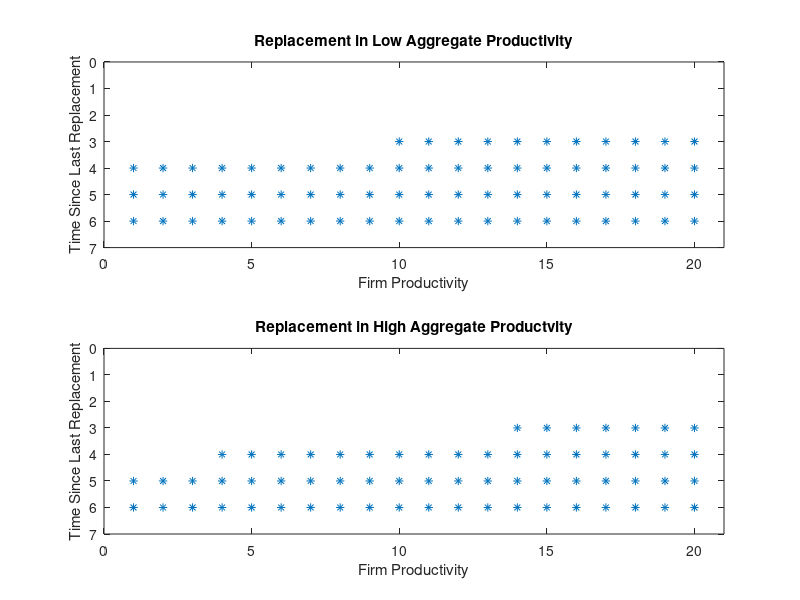
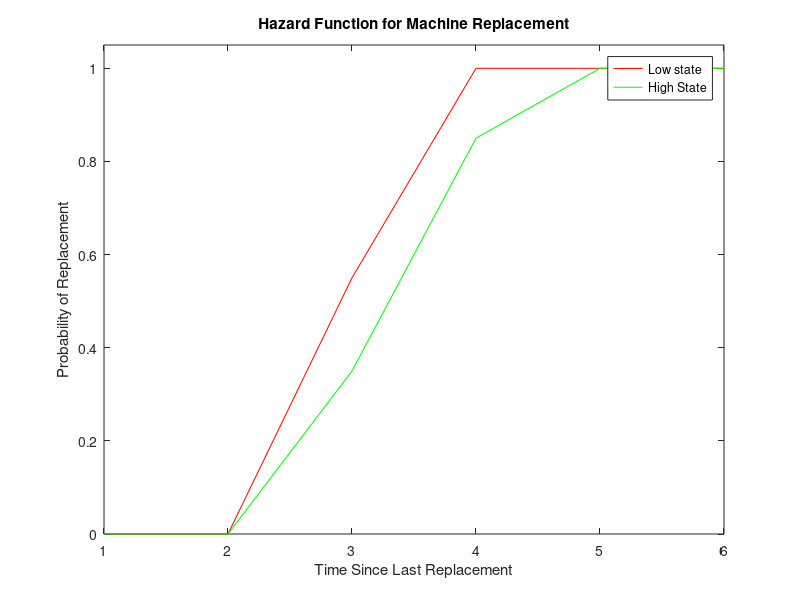
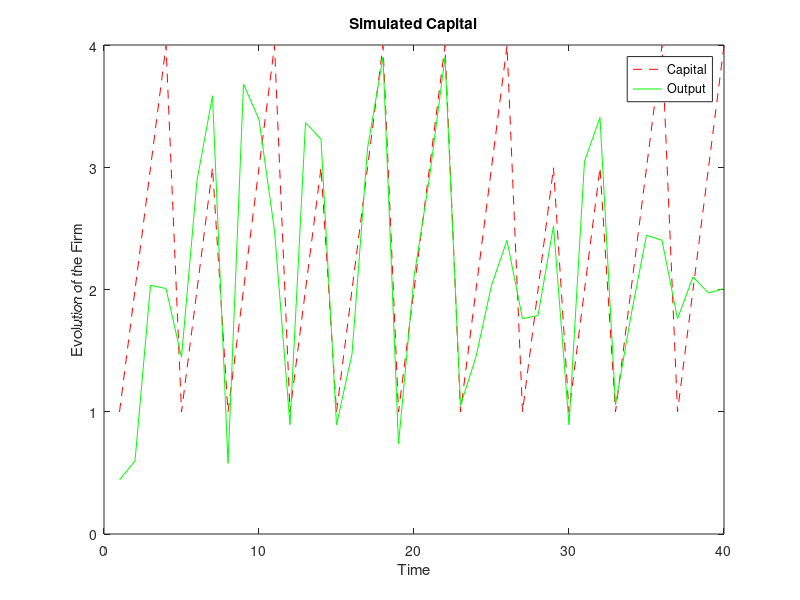
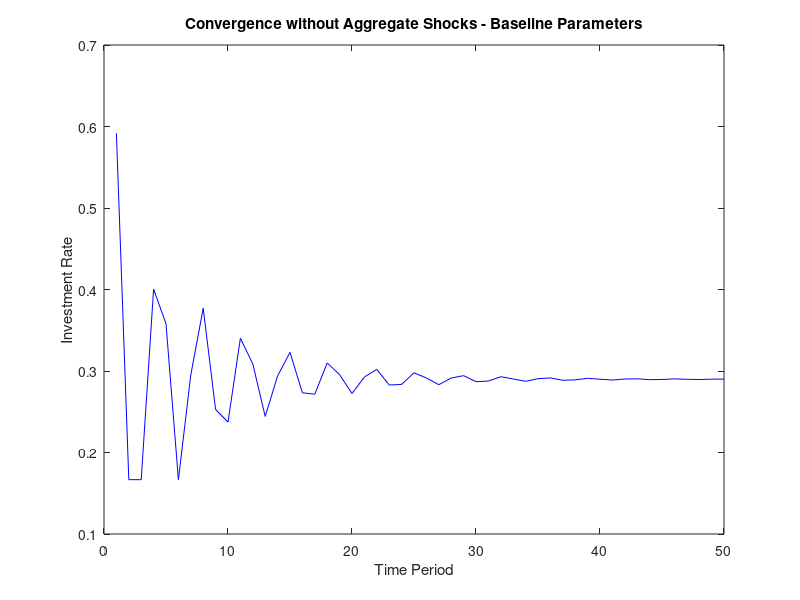

Write MATLAB code to recreate these figures, in order. (Note: this script raises an error after producing the figures.)
%% Machine Replacement and the Business Cycle: Lumps & Bumps (Replication)

%% Value Function
% V(k,A,e) = max[V^r(k,A,e), V^n(k,A,e)]
% where V^n(k,A,e) = Aef(k) + BEV(pk,A',e') and
% V^r(k,A,e) = Aef(k)lamda - F + BEV(1,A',e')

% Parameter Value Allocation
AH = 1.25;
AL = 0.75;
A = [AH,AL];
delta = 0.1;
beta = 0.9;
mu = 1;
rho = 1-delta;
F = 0.2;
lambda = 0.75;
N = 20;
R = 6; % Periods after which capital will be replaced
% Create a transition matrix with diagonal elements set to 0.9
P=[0.9,0.1;0.1,0.9];

% epsilon grid
e_min = 0.4;
e_max = 1.6;

e = linspace(e_min,e_max,N)';

% Capital Stock

k = [1, cumprod(rho*ones(1,R - 1))];

% I.I.D Shocks


%% 1. Initialzing objects

% (a) Creating a 3D revenue function on n-gridpoints            

s = e*k;
rev = s*A(1);
rev(:,:,2)= s*A(2);

% (b), (c) and (d) 3D guess for the Value Functions

V_R = ones(size(rev));  % Replacement V guess
V_N = zeros(size(rev));  % No Replacement V guess
V0 = max(V_R,V_N);       % V0 guess 
 
tol = 10^(-9);           % Tolerance level

%% 2. VFI Loop - Parts (a), (b), and (c)

dif=1;
count=0;
maxits=10^9;

tic
while dif>tol && count<maxits
    z0 = zeros(size(rev));  % Policy Function
    for i=1:2
        V_R(:,:,i)= rev(:,:,i)*lambda -F + beta*(P(i,1)*repmat(V0(:,1,1),1,R)+P(i,2)*repmat(V0(:,1,2),1,R));
        for j=1:R-1
            V_N(:,j,i)= rev(:,j,i)+beta*(P(i,1)*V0(:,j+1,1)+P(i,2)*V0(:,j+1,2));
        end
    end
    V1 = max(V_R,V_N);
    z0(V1==V_R)=1;
    dif=max(max(max(abs(V1-V0))));
    count=count+1;
    V0=V1;
end
toc

%% 3. Cutoff level is R=6 as we specified, so the new cutoff level will be R+1=7

R_new = 7;

k1 = [1, cumprod(rho*ones(1,R_new - 1))];

% (a) Creating a 3D revenue function on n-gridpoints            

s1 = e*k1;
rev1 = s1*A(1);
rev1(:,:,2)= s1*A(2);

% (b), (c) and (d) 3D guess for the Value Functions

V_R1 = ones(size(rev1));  % Replacement V guess
V_N1 = zeros(size(rev1));  % No Replacement V guess
V00 = max(V_R1,V_N1);       % V0 guess 
 
tol = 10^(-9);           % Tolerance level


dif=1;
count=0;
maxits=10^9;

tic
while dif>tol && count<maxits
    z01 = zeros(size(rev1));  % Policy Function
    for i=1:2
        V_R1(:,:,i)= rev1(:,:,i)*lambda -F + beta*(P(i,1)*repmat(V00(:,1,1),1,R_new)+P(i,2)*repmat(V00(:,1,2),1,R_new));
        for j=1:R_new-1
            V_N1(:,j,i)= rev1(:,j,i)+beta*(P(i,1)*V00(:,j+1,1)+P(i,2)*V00(:,j+1,2));
        end
    end
    V11 = max(V_R1,V_N1);
    z01(V11==V_R1)=1;
    dif=max(max(max(abs(V11-V00))));
    count=count+1;
    V00=V11;
end
toc

%% 4. Spy Plot

figure(1)
subplot(2,1,1)
spy(z0(:,:,1)')
xlabel('Firm Productivity')
ylabel('Time Since Last Replacement')
title('Replacement in Low Aggregate Productivity')

subplot(2,1,2)
spy(z0(:,:,2)')
xlabel('Firm Productivity')
ylabel('Time Since Last Replacement')
title('Replacement in High Aggregate Productvity')

% The policy function implies that when the capital becomes old (reaches
% the cutoff), firms engage in investment for capital replacement and are
% more prone toward investment when the vintage of capital is older than 5
% years. Consequently, firms are more likely to invest in high aggregate productivity
% state than low aggregagate productivity state when they encounter high
% idiosycratic risk. (Implication is based on results described in Cooper,
% Haltiwanger, Power (1999)).

%% 5. Hazard Function for Capital Replacement H(k,A)

H = zeros(R,2);

for i=1:2
    for j=1:R
        H(j,i)=sum(z0(:,j,i))/N;
    end
end

time = 1:R ;

figure(2)
plot(time,H(:,1), 'r',time,H(:,2),'g')
title('Hazard Function for Machine Replacement')
xlabel('Time Since Last Replacement')
ylabel('Probability of Replacement')
legend('Low state','High State','Location','best')
xlim([1 R])
ylim([0 1.05])

%% 6. Time Series

ts=40;
T=160;
Time=(1:ts);
E=randi(N,1,ts);
esim=e(E);

AT=zeros(1,T);
AT(1)=2;

for i=2:T
    if AT(i-1)==1
        AT(i)=randsample(1:2,1,true,P(1,:));
    else
        AT(i)=randsample(1:2,1,true,P(2,:));
    end
end

Asim=A(AT);

Y=zeros(1,ts);
K=zeros(1,ts+1);
K(1)=1;
sim_K=zeros(1,ts+1);
sim_K(1)=1;

for i=1:ts
    simoutput(i)=K(K(i))*Asim(i)*esim(i)*(1-z0(E(i),K(i),AT(i)))+z0(E(i),K(i),AT(i))*(lambda*K(K(i))*Asim(i)*esim(i)-F);
    if z0(E(i),K(i),AT(i))==1
        K(i+1)=1;
        sim_K(i+1)=K(K(i+1));
    else
        K(i+1)=K(i)+1;
        sim_K(i+1)=K(K(i+1));
    end
end

figure(3)
plot(Time,sim_K(1:ts),'r--',Time,simoutput,'g-')
title('Simulated Capital')
xlabel('Time')
ylabel('Evolution of the Firm')
ylim([0 max(simoutput)+0.1])
legend('Capital','Output','location','best')


%% 7. Investment Rate

tt=50;
n=6;                     % Setting a specific number of firms
ir=zeros(tt,1);
w=zeros(N,tt+1);
w(:,1)=ones(N,1);        % 1 firm at each vintage of capital to start
A_index=1;               % Fixing Aggregate Productivity Shock

for i=1:tt
    for j=1:n
    ir(i)=ir(i)+H(j,A_index)*w(j,i);
    end
    w(1,i+1)=ir(i);
    for j=2:n
        w(j,i+1)=(1-H(j-1,A_index))*w(j-1,i);
    end
end

ir=ir/n;

figure(4)
plot(1:tt,ir,'blue')
title('Convergence without Aggregate Shocks - Baseline Parameters')
xlabel('Time Period')
ylabel('Investment Rate')

%% 8. A follows a Markov process

ir2=zeros(T-1,1);
w1=zeros(n,T);
w1(:,1)=ones(n,1); 

for i=1:T-1
    for j=1:n
    ir2(i)=ir2(i)+H(j, AT(i))*w1(j,i);
    end
    w1(1,i+1)=ir2(i);
    for j=2:n
        w1(j,i+1)=(1-H(j-1,AT(i)))*w1(j-1,i);
    end
end

ir2=ir2/n;

figure(5)
[y,line1,line2]=plotyy(1:T-1,ir2,1:T,Asim);
line1.Color = 'blue'; 
line2.Color = 'red';
ylabel(y(1),'Investment Rate',Color="black")
ylabel(y(2),'Aggregate State',Color="black")
xlabel('period','FontWeight','bold')
line2.LineStyle=':';
line2.Marker='*';
title('Aggregate Investment Fluctuations - Baseline Simulation')

%% 9. Implications

% Figures 4 and 5 demonstrate the fluctuations of aggregate investment
% starting from a given number of producers across the state space
% of capital distribution without aggregate uncertainty. In the initial
% state, there is a large amount of capital investment since firms start
% with old vintages of capital in their production process. As we see in
% the simulations across time periods, distribution of new capital evolves
% and eventually converges into steady state-like investment behavior.

% Moreover, as productivity shifts from low to high state, there is
% evidence of lumpy investment shown by investment spikes. Figures 4 and
% 5 demonstrate this behavior in firms when they do lumpy investment to
% replace old vintages of capital.




